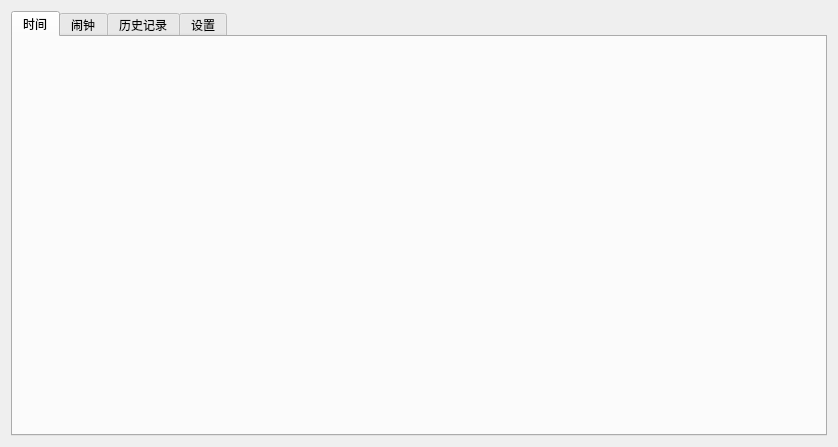
<?xml version="1.0" encoding="UTF-8"?>
<ui version="4.0">
 <class>MainWindow</class>
 <widget class="QMainWindow" name="MainWindow">
  <property name="geometry">
   <rect>
    <x>0</x>
    <y>0</y>
    <width>838</width>
    <height>447</height>
   </rect>
  </property>
  <property name="windowTitle">
   <string>MainWindow</string>
  </property>
  <property name="toolTip">
   <string notr="true"/>
  </property>
  <widget class="QWidget" name="widget">
   <layout class="QHBoxLayout" name="horizontalLayout">
    <item>
     <widget class="QTabWidget" name="tabWidget">
      <property name="autoFillBackground">
       <bool>true</bool>
      </property>
      <property name="currentIndex">
       <number>0</number>
      </property>
      <widget class="QWidget" name="zonedTime">
       <attribute name="title">
        <string>时间</string>
       </attribute>
       <layout class="QHBoxLayout" name="horizontalLayout_6">
        <item>
         <layout class="QHBoxLayout" name="times">
          <property name="spacing">
           <number>10</number>
          </property>
          <property name="leftMargin">
           <number>5</number>
          </property>
          <property name="topMargin">
           <number>20</number>
          </property>
          <property name="rightMargin">
           <number>5</number>
          </property>
          <property name="bottomMargin">
           <number>20</number>
          </property>
         </layout>
        </item>
       </layout>
      </widget>
      <widget class="QWidget" name="alarm">
       <attribute name="title">
        <string>闹钟</string>
       </attribute>
       <layout class="QHBoxLayout" name="horizontalLayout_4">
        <item>
         <widget class="QTableWidget" name="alarmList">
          <property name="sizePolicy">
           <sizepolicy hsizetype="Expanding" vsizetype="Expanding">
            <horstretch>1</horstretch>
            <verstretch>0</verstretch>
           </sizepolicy>
          </property>
          <property name="editTriggers">
           <set>QAbstractItemView::NoEditTriggers</set>
          </property>
          <property name="selectionMode">
           <enum>QAbstractItemView::SingleSelection</enum>
          </property>
          <property name="selectionBehavior">
           <enum>QAbstractItemView::SelectRows</enum>
          </property>
          <column>
           <property name="text">
            <string>ID</string>
           </property>
          </column>
          <column>
           <property name="text">
            <string>提醒文字</string>
           </property>
          </column>
          <column>
           <property name="text">
            <string>时间</string>
           </property>
          </column>
          <column>
           <property name="text">
            <string>提醒周期</string>
           </property>
          </column>
          <column>
           <property name="text">
            <string>是否启用</string>
           </property>
          </column>
         </widget>
        </item>
        <item>
         <layout class="QVBoxLayout" name="verticalLayout">
          <item>
           <layout class="QFormLayout" name="formLayout_2">
            <item row="0" column="0">
             <widget class="QLabel" name="IDC_STATIC">
              <property name="inputMethodHints">
               <set>Qt::ImhMultiLine</set>
              </property>
              <property name="text">
               <string>提醒文字</string>
              </property>
              <property name="wordWrap">
               <bool>true</bool>
              </property>
             </widget>
            </item>
            <item row="1" column="1">
             <widget class="QDateTimeEdit" name="alarmTime">
              <property name="displayFormat">
               <string>yyyy/M/d H:mm:ss</string>
              </property>
              <property name="calendarPopup">
               <bool>true</bool>
              </property>
             </widget>
            </item>
            <item row="1" column="0">
             <widget class="QLabel" name="IDC_STATIC_9">
              <property name="inputMethodHints">
               <set>Qt::ImhMultiLine</set>
              </property>
              <property name="text">
               <string>时间</string>
              </property>
              <property name="wordWrap">
               <bool>true</bool>
              </property>
             </widget>
            </item>
            <item row="0" column="1">
             <widget class="QLineEdit" name="alarmLabel">
              <property name="sizePolicy">
               <sizepolicy hsizetype="Preferred" vsizetype="Fixed">
                <horstretch>0</horstretch>
                <verstretch>0</verstretch>
               </sizepolicy>
              </property>
              <property name="clearButtonEnabled">
               <bool>true</bool>
              </property>
             </widget>
            </item>
           </layout>
          </item>
          <item>
           <widget class="QLabel" name="IDC_STATIC_2">
            <property name="inputMethodHints">
             <set>Qt::ImhMultiLine</set>
            </property>
            <property name="text">
             <string>循环周期</string>
            </property>
            <property name="wordWrap">
             <bool>true</bool>
            </property>
           </widget>
          </item>
          <item>
           <widget class="QListWidget" name="CycleW">
            <property name="sizePolicy">
             <sizepolicy hsizetype="Preferred" vsizetype="Minimum">
              <horstretch>0</horstretch>
              <verstretch>0</verstretch>
             </sizepolicy>
            </property>
            <property name="maximumSize">
             <size>
              <width>16777215</width>
              <height>30</height>
             </size>
            </property>
            <property name="verticalScrollBarPolicy">
             <enum>Qt::ScrollBarAsNeeded</enum>
            </property>
            <property name="editTriggers">
             <set>QAbstractItemView::NoEditTriggers</set>
            </property>
            <property name="selectionMode">
             <enum>QAbstractItemView::MultiSelection</enum>
            </property>
            <property name="viewMode">
             <enum>QListView::IconMode</enum>
            </property>
            <item>
             <property name="text">
              <string>周日</string>
             </property>
            </item>
            <item>
             <property name="text">
              <string>周一</string>
             </property>
            </item>
            <item>
             <property name="text">
              <string>周二</string>
             </property>
            </item>
            <item>
             <property name="text">
              <string>周三</string>
             </property>
            </item>
            <item>
             <property name="text">
              <string>周四</string>
             </property>
            </item>
            <item>
             <property name="text">
              <string>周五</string>
             </property>
            </item>
            <item>
             <property name="text">
              <string>周六</string>
             </property>
            </item>
           </widget>
          </item>
          <item>
           <layout class="QHBoxLayout" name="horizontalLayout_11">
            <property name="spacing">
             <number>2</number>
            </property>
            <item>
             <widget class="QLabel" name="IDC_STATIC_8">
              <property name="inputMethodHints">
               <set>Qt::ImhMultiLine</set>
              </property>
              <property name="text">
               <string>自定义循环天数 </string>
              </property>
              <property name="textFormat">
               <enum>Qt::PlainText</enum>
              </property>
              <property name="wordWrap">
               <bool>true</bool>
              </property>
             </widget>
            </item>
            <item>
             <widget class="QLabel" name="label">
              <property name="maximumSize">
               <size>
                <width>18</width>
                <height>16777215</height>
               </size>
              </property>
              <property name="text">
               <string>每</string>
              </property>
             </widget>
            </item>
            <item>
             <widget class="QLineEdit" name="CycleD">
              <property name="maximumSize">
               <size>
                <width>30</width>
                <height>16777215</height>
               </size>
              </property>
             </widget>
            </item>
            <item>
             <widget class="QLabel" name="IDC_STATIC_7">
              <property name="inputMethodHints">
               <set>Qt::ImhMultiLine</set>
              </property>
              <property name="text">
               <string>天</string>
              </property>
              <property name="wordWrap">
               <bool>true</bool>
              </property>
             </widget>
            </item>
           </layout>
          </item>
          <item>
           <layout class="QGridLayout" name="gridLayout">
            <item row="0" column="1">
             <widget class="QRadioButton" name="Disable">
              <property name="text">
               <string>停用</string>
              </property>
             </widget>
            </item>
            <item row="0" column="0">
             <widget class="QRadioButton" name="Enable">
              <property name="sizePolicy">
               <sizepolicy hsizetype="Preferred" vsizetype="Fixed">
                <horstretch>0</horstretch>
                <verstretch>0</verstretch>
               </sizepolicy>
              </property>
              <property name="text">
               <string>启用</string>
              </property>
             </widget>
            </item>
            <item row="2" column="0">
             <widget class="QPushButton" name="alarmAdd">
              <property name="sizePolicy">
               <sizepolicy hsizetype="Preferred" vsizetype="Fixed">
                <horstretch>0</horstretch>
                <verstretch>0</verstretch>
               </sizepolicy>
              </property>
              <property name="maximumSize">
               <size>
                <width>100</width>
                <height>16777215</height>
               </size>
              </property>
              <property name="text">
               <string>新增闹钟</string>
              </property>
             </widget>
            </item>
            <item row="2" column="2">
             <widget class="QPushButton" name="alarmDelete">
              <property name="enabled">
               <bool>false</bool>
              </property>
              <property name="maximumSize">
               <size>
                <width>100</width>
                <height>16777215</height>
               </size>
              </property>
              <property name="text">
               <string>删除闹钟</string>
              </property>
             </widget>
            </item>
            <item row="2" column="1">
             <widget class="QPushButton" name="alarmChange">
              <property name="enabled">
               <bool>false</bool>
              </property>
              <property name="maximumSize">
               <size>
                <width>100</width>
                <height>16777215</height>
               </size>
              </property>
              <property name="text">
               <string>修改闹钟</string>
              </property>
             </widget>
            </item>
            <item row="1" column="0">
             <spacer name="verticalSpacer_2">
              <property name="orientation">
               <enum>Qt::Vertical</enum>
              </property>
              <property name="sizeHint" stdset="0">
               <size>
                <width>20</width>
                <height>100</height>
               </size>
              </property>
             </spacer>
            </item>
           </layout>
          </item>
         </layout>
        </item>
       </layout>
      </widget>
      <widget class="QWidget" name="log">
       <attribute name="title">
        <string>历史记录</string>
       </attribute>
       <layout class="QHBoxLayout" name="horizontalLayout_3">
        <item>
         <widget class="QTableWidget" name="logTable">
          <property name="editTriggers">
           <set>QAbstractItemView::NoEditTriggers</set>
          </property>
          <column>
           <property name="text">
            <string>操作类型</string>
           </property>
          </column>
          <column>
           <property name="text">
            <string>操作时间</string>
           </property>
          </column>
          <column>
           <property name="text">
            <string>详情</string>
           </property>
          </column>
         </widget>
        </item>
        <item>
         <layout class="QFormLayout" name="formLayout">
          <property name="sizeConstraint">
           <enum>QLayout::SetDefaultConstraint</enum>
          </property>
          <property name="horizontalSpacing">
           <number>7</number>
          </property>
          <item row="0" column="0">
           <layout class="QVBoxLayout" name="verticalLayout_3">
            <item>
             <widget class="QLabel" name="IDC_STATIC_11">
              <property name="sizePolicy">
               <sizepolicy hsizetype="Preferred" vsizetype="Preferred">
                <horstretch>1</horstretch>
                <verstretch>0</verstretch>
               </sizepolicy>
              </property>
              <property name="inputMethodHints">
               <set>Qt::ImhMultiLine</set>
              </property>
              <property name="text">
               <string>操作类型</string>
              </property>
              <property name="wordWrap">
               <bool>true</bool>
              </property>
             </widget>
            </item>
            <item>
             <widget class="QListWidget" name="logType">
              <property name="sizePolicy">
               <sizepolicy hsizetype="Preferred" vsizetype="Preferred">
                <horstretch>1</horstretch>
                <verstretch>1</verstretch>
               </sizepolicy>
              </property>
              <property name="minimumSize">
               <size>
                <width>100</width>
                <height>0</height>
               </size>
              </property>
              <property name="maximumSize">
               <size>
                <width>150</width>
                <height>16777215</height>
               </size>
              </property>
              <property name="editTriggers">
               <set>QAbstractItemView::NoEditTriggers</set>
              </property>
              <property name="selectionMode">
               <enum>QAbstractItemView::MultiSelection</enum>
              </property>
             </widget>
            </item>
            <item>
             <spacer name="verticalSpacer_4">
              <property name="orientation">
               <enum>Qt::Vertical</enum>
              </property>
              <property name="sizeHint" stdset="0">
               <size>
                <width>20</width>
                <height>40</height>
               </size>
              </property>
             </spacer>
            </item>
           </layout>
          </item>
          <item row="0" column="1">
           <layout class="QVBoxLayout" name="verticalLayout_4">
            <item>
             <widget class="QLabel" name="IDC_STATIC_10">
              <property name="sizePolicy">
               <sizepolicy hsizetype="Preferred" vsizetype="Preferred">
                <horstretch>0</horstretch>
                <verstretch>1</verstretch>
               </sizepolicy>
              </property>
              <property name="inputMethodHints">
               <set>Qt::ImhMultiLine</set>
              </property>
              <property name="text">
               <string>起始时间</string>
              </property>
              <property name="wordWrap">
               <bool>true</bool>
              </property>
             </widget>
            </item>
            <item>
             <widget class="QDateEdit" name="logFrom">
              <property name="sizePolicy">
               <sizepolicy hsizetype="Minimum" vsizetype="Fixed">
                <horstretch>0</horstretch>
                <verstretch>1</verstretch>
               </sizepolicy>
              </property>
              <property name="calendarPopup">
               <bool>true</bool>
              </property>
             </widget>
            </item>
            <item>
             <widget class="QLabel" name="IDC_STATIC_12">
              <property name="sizePolicy">
               <sizepolicy hsizetype="Preferred" vsizetype="Preferred">
                <horstretch>0</horstretch>
                <verstretch>1</verstretch>
               </sizepolicy>
              </property>
              <property name="inputMethodHints">
               <set>Qt::ImhMultiLine</set>
              </property>
              <property name="text">
               <string>截止时间</string>
              </property>
              <property name="wordWrap">
               <bool>true</bool>
              </property>
             </widget>
            </item>
            <item>
             <widget class="QDateEdit" name="logTo">
              <property name="sizePolicy">
               <sizepolicy hsizetype="Fixed" vsizetype="Fixed">
                <horstretch>0</horstretch>
                <verstretch>1</verstretch>
               </sizepolicy>
              </property>
              <property name="calendarPopup">
               <bool>true</bool>
              </property>
             </widget>
            </item>
            <item>
             <spacer name="verticalSpacer_3">
              <property name="orientation">
               <enum>Qt::Vertical</enum>
              </property>
              <property name="sizeHint" stdset="0">
               <size>
                <width>20</width>
                <height>200</height>
               </size>
              </property>
             </spacer>
            </item>
           </layout>
          </item>
          <item row="1" column="0">
           <widget class="QPushButton" name="logClear">
            <property name="sizePolicy">
             <sizepolicy hsizetype="Minimum" vsizetype="Fixed">
              <horstretch>1</horstretch>
              <verstretch>1</verstretch>
             </sizepolicy>
            </property>
            <property name="text">
             <string>清空筛选</string>
            </property>
           </widget>
          </item>
          <item row="1" column="1">
           <widget class="QPushButton" name="logSave">
            <property name="sizePolicy">
             <sizepolicy hsizetype="Preferred" vsizetype="Fixed">
              <horstretch>0</horstretch>
              <verstretch>0</verstretch>
             </sizepolicy>
            </property>
            <property name="text">
             <string>导出</string>
            </property>
           </widget>
          </item>
         </layout>
        </item>
       </layout>
      </widget>
      <widget class="QWidget" name="settings">
       <attribute name="title">
        <string>设置</string>
       </attribute>
       <layout class="QVBoxLayout" name="verticalLayout_2">
        <item>
         <widget class="QGroupBox" name="groupBox">
          <property name="sizePolicy">
           <sizepolicy hsizetype="Preferred" vsizetype="Preferred">
            <horstretch>0</horstretch>
            <verstretch>0</verstretch>
           </sizepolicy>
          </property>
          <property name="minimumSize">
           <size>
            <width>0</width>
            <height>50</height>
           </size>
          </property>
          <property name="title">
           <string>显示时区</string>
          </property>
          <layout class="QHBoxLayout" name="horizontalLayout_7">
           <item>
            <widget class="QCheckBox" name="IDC_CHECK1">
             <property name="text">
              <string>北京</string>
             </property>
             <attribute name="buttonGroup">
              <string notr="true">timeZone</string>
             </attribute>
            </widget>
           </item>
           <item>
            <widget class="QCheckBox" name="IDC_CHECK2">
             <property name="text">
              <string>东京</string>
             </property>
             <attribute name="buttonGroup">
              <string notr="true">timeZone</string>
             </attribute>
            </widget>
           </item>
           <item>
            <widget class="QCheckBox" name="IDC_CHECK3">
             <property name="text">
              <string>伦敦</string>
             </property>
             <attribute name="buttonGroup">
              <string notr="true">timeZone</string>
             </attribute>
            </widget>
           </item>
           <item>
            <widget class="QCheckBox" name="IDC_CHECK4">
             <property name="text">
              <string>华盛顿</string>
             </property>
             <attribute name="buttonGroup">
              <string notr="true">timeZone</string>
             </attribute>
            </widget>
           </item>
          </layout>
         </widget>
        </item>
        <item>
         <widget class="QGroupBox" name="alarmSettings">
          <property name="title">
           <string>闹钟设置</string>
          </property>
          <layout class="QHBoxLayout" name="horizontalLayout_2">
           <property name="sizeConstraint">
            <enum>QLayout::SetMinAndMaxSize</enum>
           </property>
           <item>
            <widget class="QLabel" name="IDC_STATIC_6">
             <property name="inputMethodHints">
              <set>Qt::ImhMultiLine</set>
             </property>
             <property name="text">
              <string>持续时间</string>
             </property>
             <property name="wordWrap">
              <bool>true</bool>
             </property>
            </widget>
           </item>
           <item>
            <widget class="QLineEdit" name="Duration">
             <property name="sizePolicy">
              <sizepolicy hsizetype="Minimum" vsizetype="Fixed">
               <horstretch>0</horstretch>
               <verstretch>0</verstretch>
              </sizepolicy>
             </property>
             <property name="minimumSize">
              <size>
               <width>0</width>
               <height>0</height>
              </size>
             </property>
             <property name="maximumSize">
              <size>
               <width>30</width>
               <height>16777215</height>
              </size>
             </property>
             <property name="toolTip">
              <string>&lt;html&gt;&lt;head/&gt;&lt;body&gt;&lt;p&gt;请输入1-60的整数&lt;/p&gt;&lt;/body&gt;&lt;/html&gt;</string>
             </property>
             <property name="whatsThis">
              <string>&lt;html&gt;&lt;head/&gt;&lt;body&gt;&lt;p&gt;abc&lt;/p&gt;&lt;/body&gt;&lt;/html&gt;</string>
             </property>
             <property name="clearButtonEnabled">
              <bool>false</bool>
             </property>
            </widget>
           </item>
           <item>
            <widget class="QLabel" name="IDC_STATIC_4">
             <property name="inputMethodHints">
              <set>Qt::ImhMultiLine</set>
             </property>
             <property name="text">
              <string>分钟</string>
             </property>
             <property name="wordWrap">
              <bool>true</bool>
             </property>
            </widget>
           </item>
           <item>
            <spacer name="horizontalSpacer">
             <property name="orientation">
              <enum>Qt::Horizontal</enum>
             </property>
             <property name="sizeHint" stdset="0">
              <size>
               <width>50</width>
               <height>20</height>
              </size>
             </property>
            </spacer>
           </item>
           <item>
            <widget class="QLabel" name="IDC_STATIC_5">
             <property name="inputMethodHints">
              <set>Qt::ImhMultiLine</set>
             </property>
             <property name="text">
              <string>延迟时间</string>
             </property>
             <property name="wordWrap">
              <bool>true</bool>
             </property>
            </widget>
           </item>
           <item>
            <widget class="QLineEdit" name="Delay">
             <property name="sizePolicy">
              <sizepolicy hsizetype="Minimum" vsizetype="Minimum">
               <horstretch>0</horstretch>
               <verstretch>0</verstretch>
              </sizepolicy>
             </property>
             <property name="maximumSize">
              <size>
               <width>30</width>
               <height>16777215</height>
              </size>
             </property>
             <property name="toolTip">
              <string>&lt;html&gt;&lt;head/&gt;&lt;body&gt;&lt;p&gt;请输入1-60的整数&lt;/p&gt;&lt;/body&gt;&lt;/html&gt;</string>
             </property>
             <property name="statusTip">
              <string/>
             </property>
             <property name="inputMask">
              <string/>
             </property>
             <property name="maxLength">
              <number>32767</number>
             </property>
             <property name="frame">
              <bool>true</bool>
             </property>
             <property name="clearButtonEnabled">
              <bool>false</bool>
             </property>
            </widget>
           </item>
           <item>
            <widget class="QLabel" name="IDC_STATIC_3">
             <property name="inputMethodHints">
              <set>Qt::ImhMultiLine</set>
             </property>
             <property name="text">
              <string>分钟</string>
             </property>
             <property name="wordWrap">
              <bool>true</bool>
             </property>
            </widget>
           </item>
           <item>
            <spacer name="horizontalSpacer_3">
             <property name="orientation">
              <enum>Qt::Horizontal</enum>
             </property>
             <property name="sizeHint" stdset="0">
              <size>
               <width>100</width>
               <height>20</height>
              </size>
             </property>
            </spacer>
           </item>
          </layout>
         </widget>
        </item>
        <item>
         <spacer name="verticalSpacer">
          <property name="orientation">
           <enum>Qt::Vertical</enum>
          </property>
          <property name="sizeHint" stdset="0">
           <size>
            <width>20</width>
            <height>60</height>
           </size>
          </property>
         </spacer>
        </item>
        <item>
         <widget class="QFrame" name="frame">
          <property name="minimumSize">
           <size>
            <width>0</width>
            <height>20</height>
           </size>
          </property>
          <property name="frameShape">
           <enum>QFrame::StyledPanel</enum>
          </property>
          <property name="frameShadow">
           <enum>QFrame::Raised</enum>
          </property>
          <layout class="QHBoxLayout" name="horizontalLayout_9">
           <item>
            <spacer name="horizontalSpacer_2">
             <property name="orientation">
              <enum>Qt::Horizontal</enum>
             </property>
             <property name="sizeHint" stdset="0">
              <size>
               <width>729</width>
               <height>20</height>
              </size>
             </property>
            </spacer>
           </item>
           <item>
            <widget class="QPushButton" name="Apply">
             <property name="text">
              <string>应用</string>
             </property>
            </widget>
           </item>
          </layout>
         </widget>
        </item>
       </layout>
      </widget>
     </widget>
    </item>
   </layout>
  </widget>
  <action name="actiona">
   <property name="checkable">
    <bool>true</bool>
   </property>
   <property name="text">
    <string>a</string>
   </property>
  </action>
 </widget>
 <layoutdefault spacing="6" margin="11"/>
 <resources/>
 <connections/>
 <buttongroups>
  <buttongroup name="timeZone">
   <property name="exclusive">
    <bool>false</bool>
   </property>
  </buttongroup>
 </buttongroups>
</ui>
